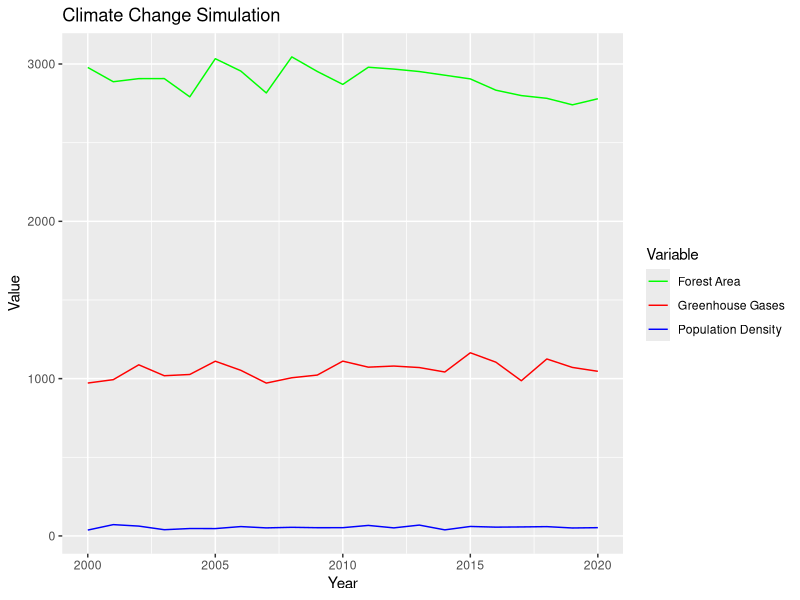

Recreate this plot in R.
#### Preamble ####
# Purpose: Simulates the desired data.
# Author: Dongli SUn
# Data: 16 April 2024
# Contact: dongli.sun@mail.utoronto.ca
# License: MIT
# Pre-requisites: Need to know the factors prediction
# Any other information needed? None.


#### Workspace setup ####
library(tidyverse)

# simulate the year
years <- seq(2000, 2020)

# simulate data
set.seed(123)  
data <- tibble(
  Year = years,
  GreenhouseGases = rnorm(length(years), mean = 1000, sd = 50),  # Hypothetical total greenhouse gas emissions
  ForestArea = rnorm(length(years), mean = 3000, sd = 100),       # Hypothetical forest area in thousands of square kilometers
  PopulationDensity = rnorm(length(years), mean = 50, sd = 10)   # Assumed population density in units of people per square kilometer
)

# Simple linear model prediction
# Assume that total greenhouse gas emissions increase by 5 units per year, forest area decreases by 10 units per year, and population density increases by 0.3 units per year
data <- data %>%
  mutate(
    GreenhouseGases = GreenhouseGases + (Year - 2000) * 5,
    ForestArea = ForestArea - (Year - 2000) * 10,
    PopulationDensity = PopulationDensity + (Year - 2000) * 0.3
  )

# Output data
print(data)

# visualization
data %>%
  ggplot(aes(x = Year)) +
  geom_line(aes(y = GreenhouseGases, color = "Greenhouse Gases")) +
  geom_line(aes(y = ForestArea, color = "Forest Area")) +
  geom_line(aes(y = PopulationDensity, color = "Population Density")) +
  scale_color_manual(values = c("Greenhouse Gases" = "red", "Forest Area" = "green", "Population Density" = "blue")) +
  labs(title = "Climate Change Simulation", y = "Value", color = "Variable")

